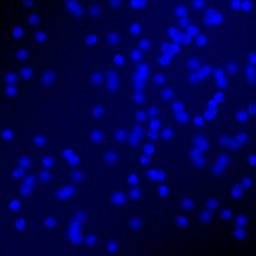
#> input picture research-paper-utils/assets/001cell.png, 256 x 256 px
$ python zoomed-comparison-util.py
#> lines starting #> are read from the running program, lines starting #| are printed output that depends on the picture
import scipy
import numpy as np
from scipy.ndimage import zoom
import matplotlib.pyplot as plt
# Reference Solution Given By: https://stackoverflow.com/users/1461210/ali-m

# Changing figure's font to Times New Roman
plt.rcParams["font.family"] = "serif"
plt.rcParams["font.serif"] = "Times New Roman"

def clipped_zoom(img, zoom_factor, **kwargs):
    # assumption is that zoom factor is greater than 1
    h, w = img.shape[:2]
    # no RGB zoom to be applied for multi-channel image,
    zoom_tuple = (zoom_factor,) * 2 + (1,) * (img.ndim - 2)
    # Bounding box of the zoomed-in region within the input array
    zh = int(np.round(h / zoom_factor))
    zw = int(np.round(w / zoom_factor))
    top = (h - zh) // 2
    left = (w - zw) // 2
    out = zoom(img[top:top+zh, left:left+zw], zoom_tuple, **kwargs)
    # trim off any extra pixels at the edges from 'out'
    trim_top = ((out.shape[0] - h) // 2)
    trim_left = ((out.shape[1] - w) // 2)
    out = out[trim_top:trim_top+h, trim_left:trim_left+w]
    return out

# Reading, Zooming, Plotting & Saving Images
# matplotlib.pyplot.imread can also be used as imread is deprecated

im_org = scipy.ndimage.imread('assets/001cell.png', True)
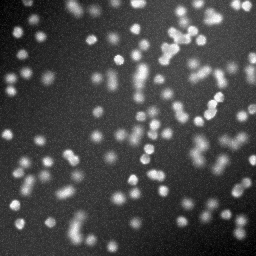
#> im_org: shape (256, 256) float32; min 0.456, max 30.27, mean 9.3; drawn with min black and max white
zm_org = clipped_zoom(im_org, 2.0)
#> in clipped_zoom, `out = zoom(img[top:top+zh, left:left+zw], zoom_tuple, **kwargs)`:
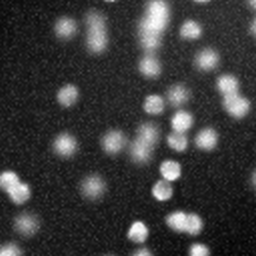
#> out: shape (256, 256) float32; min 4.2, max 30.2, mean 10.4; drawn with min black and max white
#> (the run stopped early here; a loop or call above may not have finished)

$ run again, with research-paper-utils/assets/10001cell.png copied over research-paper-utils/assets/001cell.png
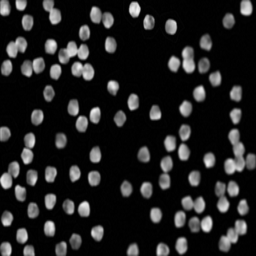
#> input picture research-paper-utils/assets/10001cell.png, 256 x 256 px
#> in clipped_zoom, `out = zoom(img[top:top+zh, left:left+zw], zoom_tuple, **kwargs)`:
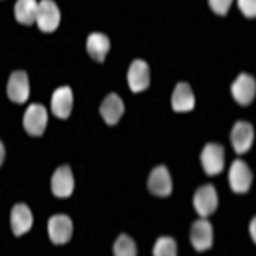
#> out: shape (256, 256) float32; min -1.35, max 240, mean 30.4; drawn with min black and max white
